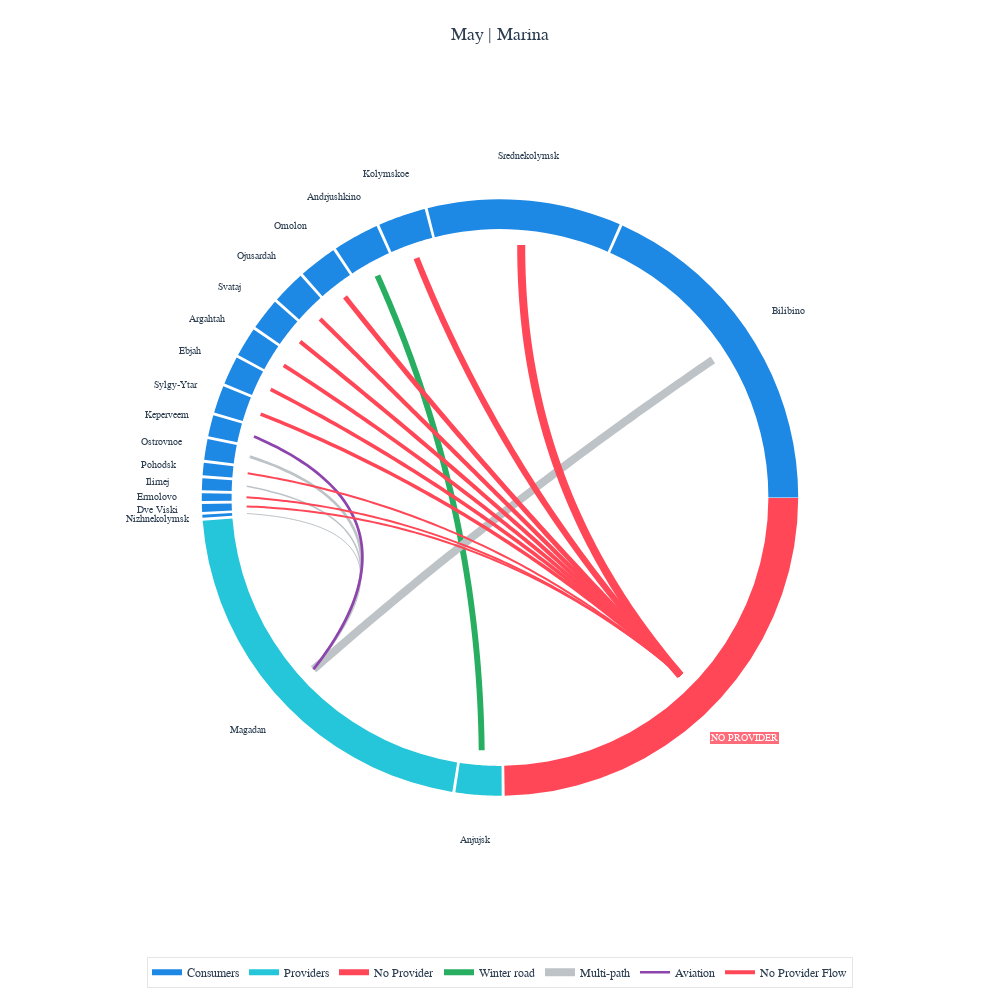

The notebook cell saved with this chart:
### Markdown cell above
## 5. Circular flow chart

### Code cell
month_n = 5
# for service in service_list:
for service in ["marina"]:
    # graphs = all_results[SETTL_NAME][service]["stats"].graphs[month_start:end_month]
    graphs = all_results[SETTL_NAME][service]["stats"].graphs[month_n : month_n + 1]
    for i, g in enumerate(graphs):
        fig = plot_circular_network_sankey_style(
            g,
            service_name=service,
            month_name=month_order[month_start + i],
        )
        fig.show()
